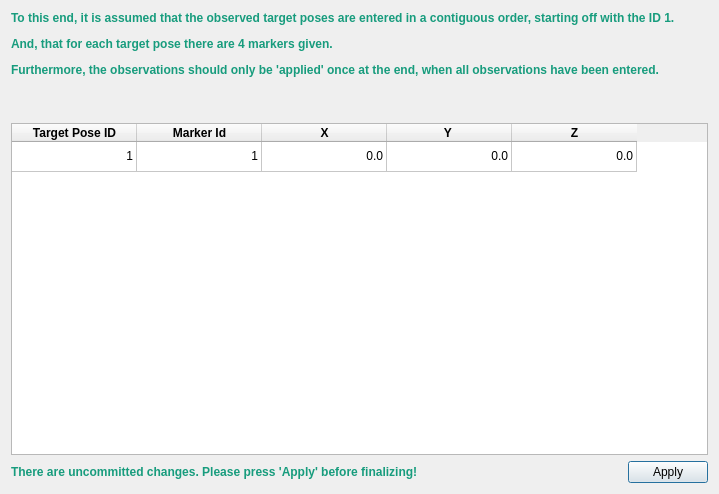
<?xml version="1.0" encoding="UTF-8"?>
<ui version="4.0">
 <class>multisensor_calibration::ObservationsViewDialog</class>
 <widget class="QDialog" name="multisensor_calibration::ObservationsViewDialog">
  <property name="geometry">
   <rect>
    <x>0</x>
    <y>0</y>
    <width>719</width>
    <height>494</height>
   </rect>
  </property>
  <property name="windowTitle">
   <string>ViewDialog</string>
  </property>
  <layout class="QVBoxLayout" name="verticalLayout">
   <item>
    <widget class="QLabel" name="label">
     <property name="text">
      <string>&lt;html&gt;&lt;head/&gt;&lt;body&gt;&lt;p&gt;&lt;span style=&quot; font-weight:600; color:#179c7d;&quot;&gt;To this end, it is assumed that the observed target poses are entered in a contiguous order, starting off with the ID 1. &lt;/span&gt;&lt;/p&gt;&lt;p&gt;&lt;span style=&quot; font-weight:600; color:#179c7d;&quot;&gt;And, that for each target pose there are 4 markers given.&lt;/span&gt;&lt;/p&gt;&lt;p&gt;&lt;span style=&quot; font-weight:600; color:#179c7d;&quot;&gt;Furthermore, the observations should only be 'applied' once at the end, when all observations have been entered.&lt;/span&gt;&lt;/p&gt;&lt;p&gt;&lt;br/&gt;&lt;/p&gt;&lt;/body&gt;&lt;/html&gt;</string>
     </property>
     <property name="wordWrap">
      <bool>true</bool>
     </property>
    </widget>
   </item>
   <item>
    <widget class="QTableWidget" name="observationsTableWidget">
     <property name="layoutDirection">
      <enum>Qt::LeftToRight</enum>
     </property>
     <property name="alternatingRowColors">
      <bool>true</bool>
     </property>
     <property name="selectionMode">
      <enum>QAbstractItemView::ExtendedSelection</enum>
     </property>
     <property name="rowCount">
      <number>1</number>
     </property>
     <attribute name="horizontalHeaderDefaultSectionSize">
      <number>125</number>
     </attribute>
     <attribute name="horizontalHeaderStretchLastSection">
      <bool>false</bool>
     </attribute>
     <attribute name="verticalHeaderVisible">
      <bool>false</bool>
     </attribute>
     <attribute name="verticalHeaderShowSortIndicator" stdset="0">
      <bool>false</bool>
     </attribute>
     <row/>
     <column>
      <property name="text">
       <string>Target Pose ID</string>
      </property>
      <property name="toolTip">
       <string>ID of target pose, i.u. number of current position of the calibration target.</string>
      </property>
      <property name="font">
       <font>
        <weight>75</weight>
        <bold>true</bold>
       </font>
      </property>
     </column>
     <column>
      <property name="text">
       <string>Marker Id</string>
      </property>
      <property name="toolTip">
       <string>ID of the observed marker.</string>
      </property>
      <property name="font">
       <font>
        <weight>75</weight>
        <bold>true</bold>
       </font>
      </property>
     </column>
     <column>
      <property name="text">
       <string>X</string>
      </property>
      <property name="toolTip">
       <string>X-coordinate of the top-left corner of the observed marker.</string>
      </property>
      <property name="font">
       <font>
        <weight>75</weight>
        <bold>true</bold>
       </font>
      </property>
     </column>
     <column>
      <property name="text">
       <string>Y </string>
      </property>
      <property name="toolTip">
       <string>Y-coordinate of the top-left corner of the observed marker.</string>
      </property>
      <property name="font">
       <font>
        <weight>75</weight>
        <bold>true</bold>
       </font>
      </property>
     </column>
     <column>
      <property name="text">
       <string>Z</string>
      </property>
      <property name="toolTip">
       <string>Z-coordinate of the top-left corner of the observed marker.</string>
      </property>
      <property name="font">
       <font>
        <weight>75</weight>
        <bold>true</bold>
       </font>
      </property>
     </column>
     <item row="0" column="0">
      <property name="text">
       <string>1</string>
      </property>
      <property name="textAlignment">
       <set>AlignTrailing|AlignVCenter</set>
      </property>
     </item>
     <item row="0" column="1">
      <property name="text">
       <string>1</string>
      </property>
      <property name="textAlignment">
       <set>AlignTrailing|AlignVCenter</set>
      </property>
     </item>
     <item row="0" column="2">
      <property name="text">
       <string>0.0</string>
      </property>
      <property name="textAlignment">
       <set>AlignTrailing|AlignVCenter</set>
      </property>
     </item>
     <item row="0" column="3">
      <property name="text">
       <string>0.0</string>
      </property>
      <property name="textAlignment">
       <set>AlignTrailing|AlignVCenter</set>
      </property>
     </item>
     <item row="0" column="4">
      <property name="text">
       <string>0.0</string>
      </property>
      <property name="textAlignment">
       <set>AlignTrailing|AlignVCenter</set>
      </property>
     </item>
    </widget>
   </item>
   <item>
    <layout class="QHBoxLayout" name="horizontalLayout">
     <item>
      <widget class="QLabel" name="uncommittedChangesLabel">
       <property name="text">
        <string>&lt;html&gt;&lt;head/&gt;&lt;body&gt;&lt;p&gt;&lt;span style=&quot; font-weight:600; color:#179c7d;&quot;&gt;There are uncommitted changes. Please press 'Apply' before finalizing!&lt;/span&gt;&lt;/p&gt;&lt;/body&gt;&lt;/html&gt;</string>
       </property>
      </widget>
     </item>
     <item>
      <spacer name="horizontalSpacer">
       <property name="orientation">
        <enum>Qt::Horizontal</enum>
       </property>
       <property name="sizeHint" stdset="0">
        <size>
         <width>40</width>
         <height>20</height>
        </size>
       </property>
      </spacer>
     </item>
     <item>
      <widget class="QDialogButtonBox" name="buttonBox">
       <property name="standardButtons">
        <set>QDialogButtonBox::Apply</set>
       </property>
      </widget>
     </item>
    </layout>
   </item>
  </layout>
  <action name="actionAddCoordinatesAsCSV">
   <property name="text">
    <string>Add Coordinates as CSV</string>
   </property>
  </action>
 </widget>
 <resources/>
 <connections/>
</ui>
